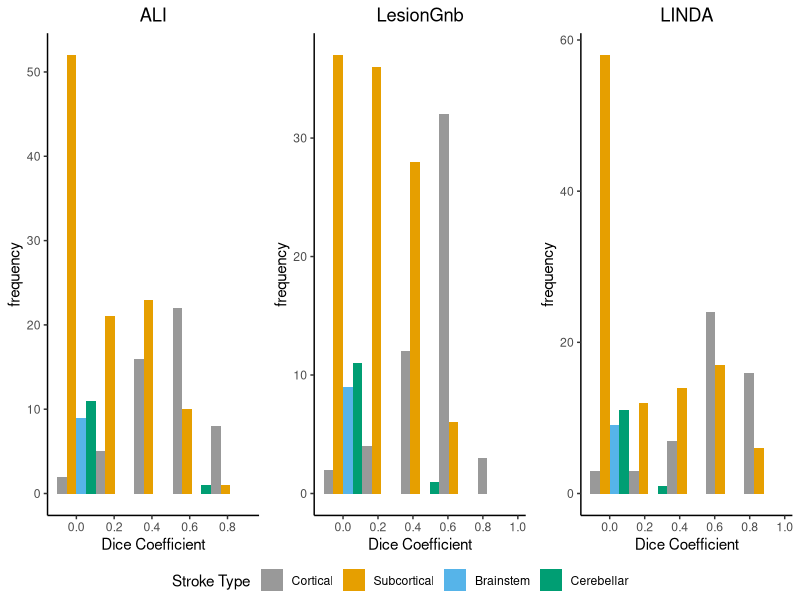
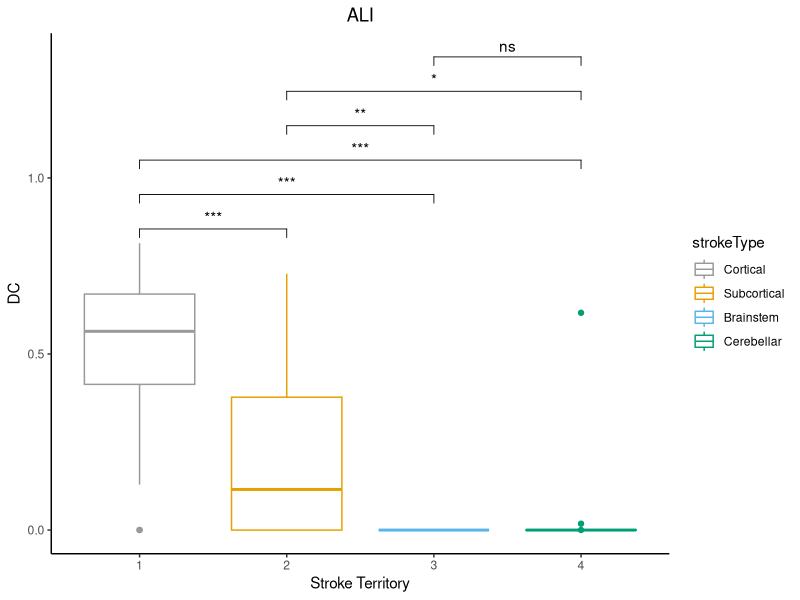
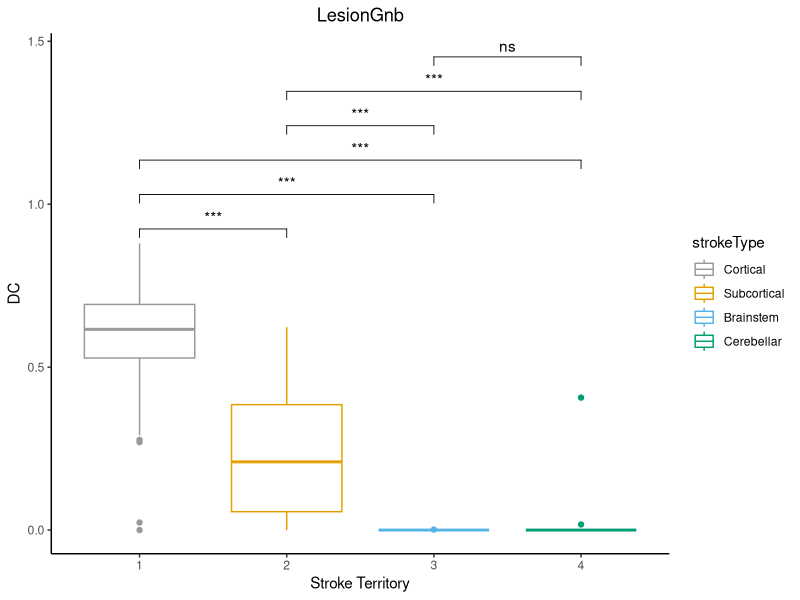
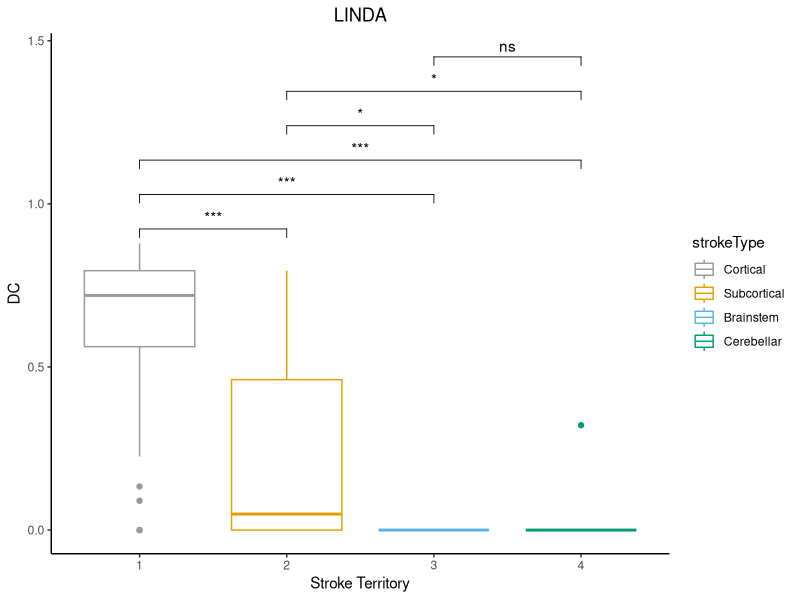
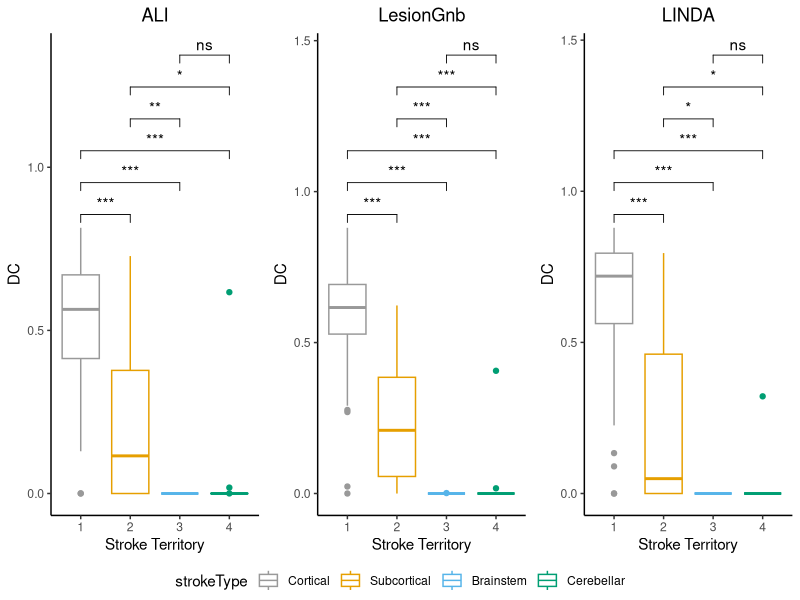

Write R code to recreate these figures, in order.
## ---- chunk 1
library(broom)
library(ggplot2)
library(plyr)
library(ggpubr)
require(gridExtra)

## ---- chunk 2
data<-read.csv("./181_MetaData+DC.csv")
attach(data)
data$strokeType<-as.factor(data$strokeType)

cbPalette <- c("#999999", "#E69F00", "#56B4E9", "#009E73", "#F0E442", "#0072B2", "#D55E00", "#CC79A7")

my_comparisons <- list( c("1", "2"), c("1", "3"), c("1", "4"), c("2","3"),c("2","4"),c("3","4") )

symnum.args <- list(
  cutpoints = c(0.0000167, 0.000167, 0.00167, 0.008, 1), 
  symbols = c( "***", "**", "*", "ns")
)

## ---- chunk 3
p1=ggplot(data,aes(x=ALI_DC,group=strokeType,fill=strokeType))+
  geom_histogram(position="dodge",bins=5)+
  theme_classic() + 
  ylab("frequency")+
  scale_x_continuous(name="Dice Coefficient", 
                     breaks=c(0,0.2,0.4,0.6,0.8,1.0))+
  scale_fill_manual(name="Stroke Type",
                    breaks=c("1", "2", "3","4"),
                    labels=c("Cortical","Subcortical","Brainstem","Cerebellar"),
                    values=cbPalette)

p1=p1+theme(
  # Hide panel borders and remove grid lines
  panel.border = element_blank(),
  panel.grid.major = element_blank(),
  panel.grid.minor = element_blank(),
  # Change axis line
  axis.line = element_line(colour = "black"))+
  ggtitle("ALI")+
  theme(plot.title = element_text(hjust = 0.5))

## ---- chunk 4
#######################

p2=ggplot(data,aes(x=lesion_gnb_DC,group=strokeType,fill=strokeType))+
  geom_histogram(position="dodge",bins=5)+
  theme_classic() + 
  ylab("frequency")+
  scale_x_continuous(name="Dice Coefficient", 
                     breaks=c(0,0.2,0.4,0.6,0.8,1.0))+
  scale_fill_manual(name="Stroke Type",
                    breaks=c("1", "2", "3","4"),
                    labels=c("Cortical","Subcortical","Brainstem","Cerebellar"),
                    values=cbPalette)


p2=p2+theme(
  # Hide panel borders and remove grid lines
  panel.border = element_blank(),
  panel.grid.major = element_blank(),
  panel.grid.minor = element_blank(),
  # Change axis line
  axis.line = element_line(colour = "black"))+
  ggtitle("LesionGnb")+
  theme(plot.title = element_text(hjust = 0.5))

## ---- chunk 5

######################

p3=ggplot(data,aes(x=linda_DC,group=strokeType,fill=strokeType))+
  geom_histogram(position="dodge",bins=5)+
  theme_classic() + 
  ylab("frequency")+
  scale_x_continuous(name="Dice Coefficient", 
                     breaks=c(0,0.2,0.4,0.6,0.8,1.0))+
  scale_fill_manual(name="Stroke Type",
                    breaks=c("1", "2", "3","4"),
                    labels=c("Cortical","Subcortical","Brainstem","Cerebellar"),
                    values=cbPalette)


p3=p3+theme(
  # Hide panel borders and remove grid lines
  panel.border = element_blank(),
  panel.grid.major = element_blank(),
  panel.grid.minor = element_blank(),
  # Change axis line
  axis.line = element_line(colour = "black")
)+
  ggtitle("LINDA")+
  theme(plot.title = element_text(hjust = 0.5))
## ---- chunk 6

###################

ggarrange(p1,p2,p3,ncol=3,common.legend=TRUE,legend="bottom")
#ggsave("./strokeTerritory_hist.tiff",dpi=300,width = 7,height=3)


## ---- chunk 7
##################
my_comparisons <- list( c("1", "2"), c("1", "3"), c("1", "4"), c("2","3"),c("2","4"),c("3","4") )

symnum.args <- list(
  cutpoints = c(0.0000167, 0.000167, 0.00167, 0.008, 1), 
  symbols = c( "***", "**", "*", "ns")
)

s1<-ggplot(data, aes(x=strokeType, y=ALI_DC, color=strokeType)) +
  geom_boxplot()+
  theme_classic() +
  labs(title="ALI",x="Stroke Territory", y = "DC")+
  theme(plot.title = element_text(hjust = 0.5))

(s1+scale_color_manual(values=c("#999999", "#E69F00", "#56B4E9","#009E73"),
                     breaks=c("1", "2", "3","4"),
                     labels=c("Cortical","Subcortical","Brainstem","Cerebellar"))+ 
  stat_compare_means(method="wilcox.test",comparisons = my_comparisons,symnum.args = symnum.args) -> s1)


s2<-ggplot(data, aes(x=strokeType, y=lesion_gnb_DC, color=strokeType)) +
  geom_boxplot()+
  theme_classic() +
  labs(title="LesionGnb",x="Stroke Territory", y = "DC")+
  theme(plot.title = element_text(hjust = 0.5))

(s2+scale_color_manual(values=c("#999999", "#E69F00", "#56B4E9","#009E73"),
                       breaks=c("1", "2", "3","4"),
                       labels=c("Cortical","Subcortical","Brainstem","Cerebellar"))+ 
    stat_compare_means(method="wilcox.test",comparisons = my_comparisons,symnum.args = symnum.args) -> s2)

s3<-ggplot(data, aes(x=strokeType, y=linda_DC, color=strokeType)) +
  geom_boxplot()+
  theme_classic() +
  labs(title="LINDA",x="Stroke Territory", y = "DC")+
  theme(plot.title = element_text(hjust = 0.5))

(s3+scale_color_manual(values=c("#999999", "#E69F00", "#56B4E9","#009E73"),
                       breaks=c("1", "2", "3","4"),
                       labels=c("Cortical","Subcortical","Brainstem","Cerebellar"))+ 
    stat_compare_means(method="wilcox.test",comparisons = my_comparisons,symnum.args = symnum.args) -> s3)


ggarrange(s1,s2,s3,ncol=3,nrow=1,common.legend=TRUE,legend = "bottom")
#ggsave("./strokeTerritory_ANOVA.tiff",dpi=300,width = 9,height=5)

